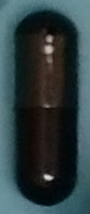
#> input picture dane/black_long.png, 90 x 214 px, given in place of test.png, which was not available
$ jupyter execute --allow-errors debug_cleaner.ipynb   (text cells are left out)
#> lines starting #> are read from the running program, lines starting #| are printed output that depends on the picture; after the words box and inside, x2 and y2 are one past the last pixel; in counts of white or black regions, pixels touching at a corner belong together; pictures that were not available may be replaced by others from this repository, and a replacement may not be noted
[cell 1]
import cv2
import numpy as np
import matplotlib.pyplot as plt
from enum import Enum
from typing import Any, List
import math
import mtm
from mtm import matchTemplates
from mtm.detection import plotDetections
from skimage.data import coins

[cell 2]
image = cv2.imread('dane/test.png')
#> image is the input picture: shape (214, 90, 3); mean B, G, R 62.7, 60.5, 45.5
image_hsv = cv2.cvtColor(image, cv2.COLOR_BGR2HSV)
#> image_hsv: shape (214, 90, 3); mean H, S, V 71.7, 107.5, 66.3
h_image,s_image,v_image = cv2.split(image_hsv)
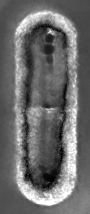
#> s_image: shape (214, 90); min 0, max 255, mean 107.5
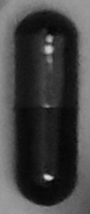
#> v_image: shape (214, 90); min 3, max 221, mean 66.3
template = cv2.imread('dane/white_long.png')
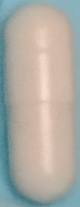
#> input picture dane/white_long.png, 80 x 207 px
#> template is the input picture: shape (207, 80, 3); mean B, G, R 164, 172.1, 175
template_hsv = cv2.cvtColor(template, cv2.COLOR_BGR2HSV)
#> template_hsv: shape (207, 80, 3); mean H, S, V 37.5, 46.2, 186.3
h_template,s_template,v_template = cv2.split(template_hsv)
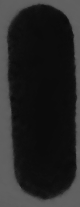
#> h_template: shape (207, 80); min 10, max 99, mean 37.5
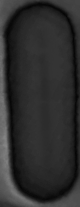
#> s_template: shape (207, 80); min 5, max 133, mean 46.2

[cell 3]
image = cv2.imread('dane/calib.png')
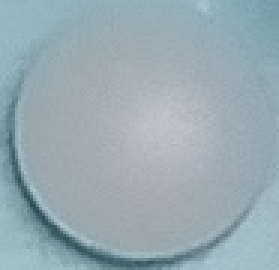
#> input picture dane/blue_pill.png, 93 x 90 px, given in place of calib.png, which was not available (shown 3 times larger)
#> image is the input picture: shape (90, 93, 3); mean B, G, R 179.4, 170.7, 152.5
image_gray = cv2.cvtColor(image, cv2.COLOR_BGR2GRAY)
template = cv2.imread('dane/white_long.png')
template_gray = cv2.cvtColor(template, cv2.COLOR_BGR2GRAY)

[cell 4]
# Function to rotate an image
def rotate_image_with_padding(image, angle):
    """
    Rotate the given image by the specified angle, ensuring no clipping occurs.

    Parameters:
        image (ndarray): Input image.
        angle (float): Angle by which the image is rotated.

    Returns:
        rotated_image (ndarray): Rotated image with no clipping.
    """
    # Get image dimensions
    height, width = image.shape
    diagonal = int(np.sqrt(height**2 + width**2))  # Compute diagonal length
    new_size = diagonal  # New canvas size

    # Add padding to fit the diagonal
    padded_image = cv2.copyMakeBorder(image,
                                      (new_size - height) // 2,
                                      (new_size - height) // 2,
                                      (new_size - width) // 2,
                                      (new_size - width) // 2,
                                      cv2.BORDER_CONSTANT,
                                      value=95) #Do zmiany wartości w zależności od tła!!

    # Perform the rotation
    center = (new_size // 2, new_size // 2)
    rotation_matrix = cv2.getRotationMatrix2D(center, angle, scale=1.0)
    rotated_image = cv2.warpAffine(padded_image, rotation_matrix, (new_size, new_size), flags=cv2.INTER_LINEAR, borderMode=cv2.BORDER_CONSTANT, borderValue=95)#Tutaj też do zmiany border value!!

    return rotated_image

[cell 5]
def get_bounding_box(image):
    """
    Detect the bounding box of the largest object in the image.
    """
    # Threshold the image to create a binary mask
    _, binary = cv2.threshold(image,90, 255, cv2.THRESH_BINARY_INV)

    # Find contours
    contours, _ = cv2.findContours(binary, cv2.RETR_EXTERNAL, cv2.CHAIN_APPROX_NONE)
    # [6 lines of commented-out code are left out]
    largest_contour = max(contours, key=cv2.contourArea)
    if largest_contour is None:
        return None  # Return None if no contour is detected

    # Get bounding rectangle
    x, y, w, h = cv2.boundingRect(largest_contour)

    return x, y, w, h

[cell 6]
# Rotate the s_template image at specific angles
angles = range(15, 360, 15)  # Angles: 15°, 30°, 45°, ..., 345°
listTemplates = [h_template]
listLabels    = ["Temp0"]

f, axarr = plt.subplots(1,24)
axarr[0].imshow(h_template)

for i,angle in enumerate(angles):
    rotated = rotate_image_with_padding(h_template, angle)

    # Detect the bounding box for the pill
    x, y, w, h = get_bounding_box(rotated)

    # Crop the image using the bounding box
    cropped = rotated[y:y+h, x:x+w]
    listTemplates.append(cropped)
    listLabels.append(str(angle))
    axarr[i+1].imshow(cropped)
#> this loop made 23 passes
#> (x, y, w, h) on passes 1 to 12: (57, 12, 108, 194), (41, 19, 139, 179), (28, 29, 166, 158), (17, 43, 186, 130), (12, 59, 197, 98), (9, 72, 201, 75), (12, 56, 194, 108), (19, 41, 179, 139), (29, 27, 158, 166), (43, 18, 130, 186), (59, 12, 98, 197), (72, 11, 75, 201)
#> pass 1, in get_bounding_box, `_, binary = cv2.threshold(image,90, 255, cv2.THRESH_BINARY_INV)`:
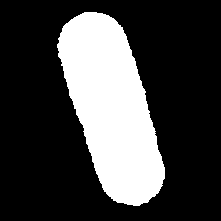
#> binary: shape (221, 221); 26.2% white; 1 white region, box (x1, y1, x2, y2) and area: (57, 12, 165, 206) 12813
#> pass 1, `cropped = rotated[y:y+h, x:x+w]`:
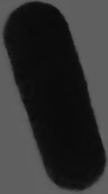
#> cropped: shape (194, 108); min 10, max 99, mean 49.5
#> after the loop:
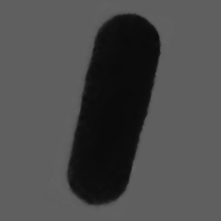
#> rotated: shape (221, 221); min 10, max 99, mean 75.5
#> after the loop, listLabels = ['Temp0', '15', '30', '45', '60', '75', '90', '105', '120', '135', '150', '165', '180', '195', '210', '225', '240', '255', '270', '285', '300', '315', '330', '345']; listTemplates = 24 items
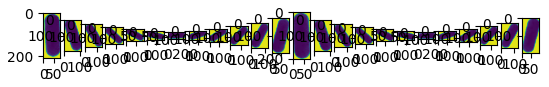
#> figure drawn by matplotlib, 24 panels
